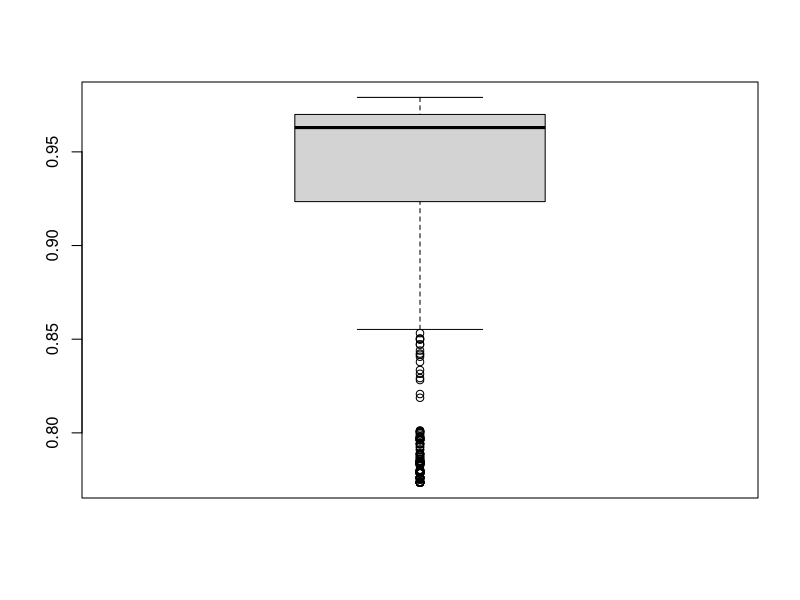
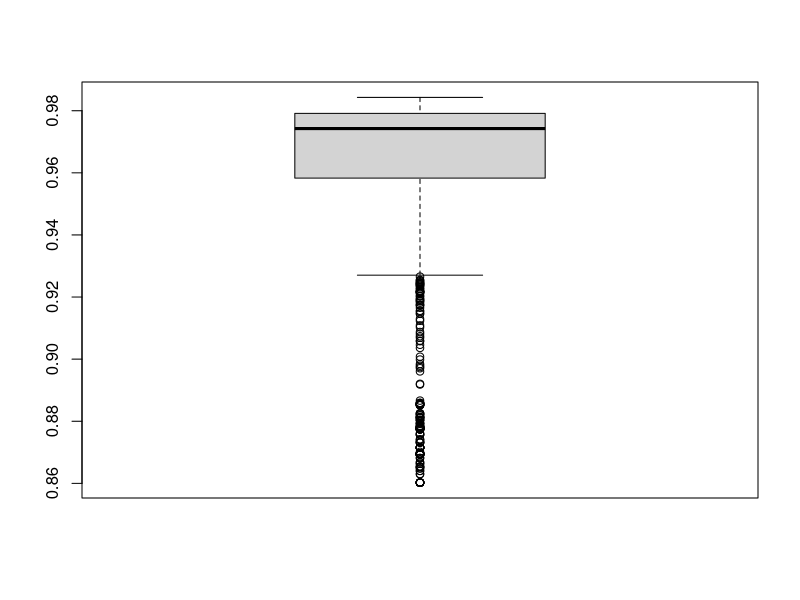
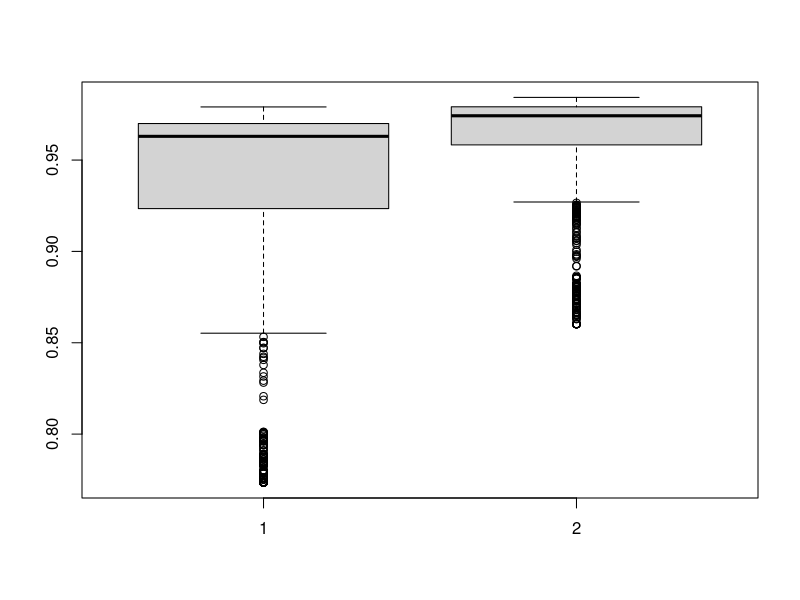
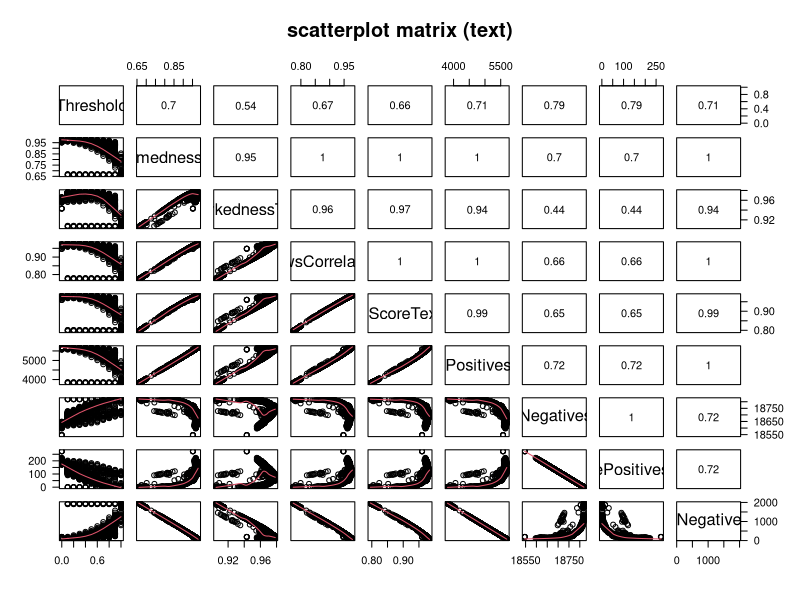
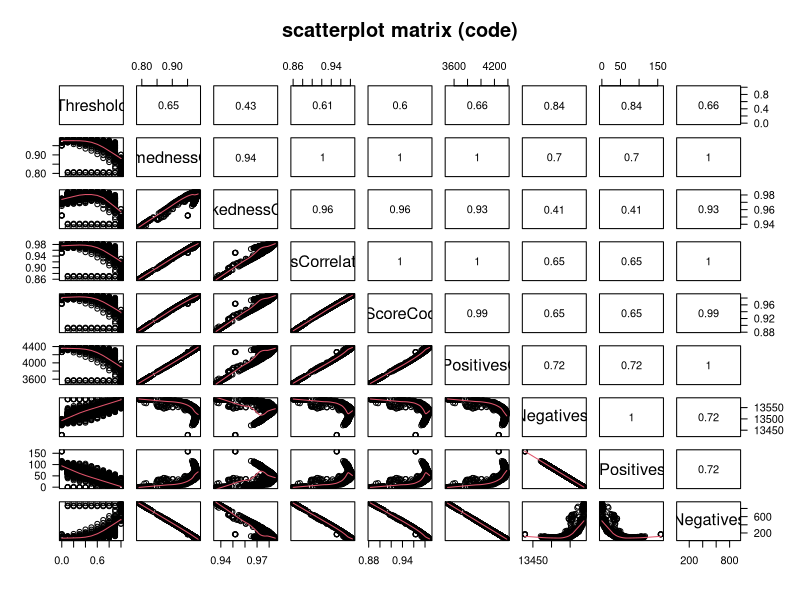

The R source for these figures, in order:
#setwd("F:/Git/github/r-scripts/metric-selection") # Pfad bitte anpassen
#setwd("/Users/sebastian/git/github/r-scripts/metric-selection")
setwd("C://Users//Lorik//Documents//GitHub//r-scripts//metric-selection")


library(data.table)
metric_comparison <- fread("MetricComparison_aggregated-all.csv", header=TRUE, sep=";", quote="\"", strip.white=TRUE, showProgress=TRUE, encoding="UTF-8", na.strings=c("", "null"), stringsAsFactors=FALSE)

nrow(metric_comparison)
# 1474


### TEXT ###

MatthewsCorrelationText <- metric_comparison$MatthewsCorrelationText

summary(MatthewsCorrelationText)
# Min. 1st Qu.  Median    Mean 3rd Qu.    Max. 
# 0.7723  0.9224  0.9633  0.9338  0.9711  0.9793 

boxplot(MatthewsCorrelationText)

MatthewsCorrelationText_99 <- MatthewsCorrelationText[MatthewsCorrelationText >= quantile(MatthewsCorrelationText, 0.99)]

length(MatthewsCorrelationText_99)
# 15

unique(metric_comparison[metric_comparison$MatthewsCorrelationText %in% MatthewsCorrelationText_99,]$Metric)
# [1] "manhattanThreeGramNormalized"                     
# [2] "fourGramDice"                                     
# [3] "cosineTwoShingleNormalizedTermFrequency"          
# [4] "cosineTwoShingleNormalizedNormalizedTermFrequency"
# [5] "cosineFourGramNormalizedBool"                     
# [6] "cosineThreeGramNormalizedNormalizedTermFrequency" 
# [7] "tokenDiceNormalized"                              
# [8] "cosineFiveGramNormalizedBool"                     
# [9] "manhattanFourGramNormalized"                      
# [10] "cosineThreeGramNormalizedBool"                    
# [11] "cosineFiveGramNormalizedNormalizedTermFrequency"  
# [12] "manhattanFiveGramNormalized"                      
# [13] "cosineFourGramNormalizedNormalizedTermFrequency"  


### CODE ###

MatthewsCorrelationCode <- metric_comparison$MatthewsCorrelationCode

summary(MatthewsCorrelationCode)
# Min. 1st Qu.  Median    Mean 3rd Qu.    Max. 
# 0.8586  0.9568  0.9733  0.9587  0.9795  0.9846 

boxplot(MatthewsCorrelationCode)

MatthewsCorrelationCode_99 <- MatthewsCorrelationCode[MatthewsCorrelationCode >= quantile(MatthewsCorrelationCode, 0.99)]

length(MatthewsCorrelationCode_99)
# 16

unique(metric_comparison[metric_comparison$MatthewsCorrelationCode %in% MatthewsCorrelationCode_99,]$Metric)
# [1] "fourGramJaccardNormalizedPadding" "fiveGramDiceNormalizedPadding"   
# [3] "fourGramDice"                     "cosineFourGramNormalizedBool"    
# [5] "cosineThreeGramNormalizedBool"    "fiveGramJaccard"                 
# [7] "winnowingFiveGramDice"            "manhattanTokenNormalized"        
# [9] "fourGramDiceNormalizedPadding"    "winnowingFourGramDice"           
# [11] "cosineFiveGramNormalizedBool"     "winnowingFiveGramJaccard"        
# [13] "fiveGramDiceNormalized"           "fourGramDiceNormalized"          
# [15] "winnowingFourGramJaccard"    


### BOTH ###

boxplot(MatthewsCorrelationText, MatthewsCorrelationCode)

unique(c(
  metric_comparison[metric_comparison$MatthewsCorrelationText %in% MatthewsCorrelationText_99,]$Metric,
  metric_comparison[metric_comparison$MatthewsCorrelationCode %in% MatthewsCorrelationCode_99,]$Metric
))
# [1] "manhattanThreeGramNormalized"                     
# [2] "fourGramDice"                                     
# [3] "cosineTwoShingleNormalizedTermFrequency"          
# [4] "cosineTwoShingleNormalizedNormalizedTermFrequency"
# [5] "cosineFourGramNormalizedBool"                     
# [6] "cosineThreeGramNormalizedNormalizedTermFrequency" 
# [7] "tokenDiceNormalized"                              
# [8] "cosineFiveGramNormalizedBool"                     
# [9] "manhattanFourGramNormalized"                      
# [10] "cosineThreeGramNormalizedBool"                    
# [11] "cosineFiveGramNormalizedNormalizedTermFrequency"  
# [12] "manhattanFiveGramNormalized"                      
# [13] "cosineFourGramNormalizedNormalizedTermFrequency"  
# [14] "fourGramJaccardNormalizedPadding"                 
# [15] "fiveGramDiceNormalizedPadding"                    
# [16] "fiveGramJaccard"                                  
# [17] "winnowingFiveGramDice"                            
# [18] "manhattanTokenNormalized"                         
# [19] "fourGramDiceNormalizedPadding"                    
# [20] "winnowingFourGramDice"                            
# [21] "winnowingFiveGramJaccard"                         
# [22] "fiveGramDiceNormalized"                           
# [23] "fourGramDiceNormalized"                           
# [24] "winnowingFourGramJaccard" 



############################################################################################
# preparing for scatterplot
panel.cor <- function(x, y, digits=2, prefix="", cex.cor, ...){
  usr <- par("usr"); on.exit(par(usr))
  par(usr = c(0, 1, 0, 1))
  r <- abs(cor(x, y))
  txt <- format(c(r, 0.123456789), digits=digits)[1]
  txt <- paste(prefix, txt, sep="")
  if(missing(cex.cor)) cex.cor <- 0.8/strwidth(txt)
  text(0.5, 0.5, txt, cex = cex.cor * r)
}
panel.pearson <- function(x, y, ...) {
  horizontal <- (par("usr")[1] + par("usr")[2]) / 2; 
  vertical <- (par("usr")[3] + par("usr")[4]) / 2; 
  text(horizontal, vertical, format(abs(cor(x,y)), digits=2))
}



# scatterplot for text
pairs(main = "scatterplot matrix (text)",
  pch = 21,
  las=1,
  cex.panels = 3,
  cex.labels=1.5,
  upper.panel=panel.pearson,
  lower.panel=panel.smooth,
  
  ~Threshold

  +InformednessText
  +MarkednessText
  +MatthewsCorrelationText
  +FScoreText
  
  +TruePositivesText
  +TrueNegativesText
  +FalsePositivesText
  +FalseNegativesText
  ,
  data = metric_comparison)


# scatterplot for code
pairs(main = "scatterplot matrix (code)",
      pch = 21,
      las=1,
      cex.panels = 3,
      cex.labels=1.5,
      upper.panel=panel.pearson,
      lower.panel=panel.smooth,
      
      ~Threshold
      
      +InformednessCode
      +MarkednessCode
      +MatthewsCorrelationCode
      +FScoreCode
      
      +TruePositivesCode
      +TrueNegativesCode
      +FalsePositivesCode
      +FalseNegativesCode
      ,
      data = metric_comparison)
############################################################################################


data_filtered <- metric_comparison[metric_comparison$Threshold < 1 & metric_comparison$MetricType != 'EQUAL']